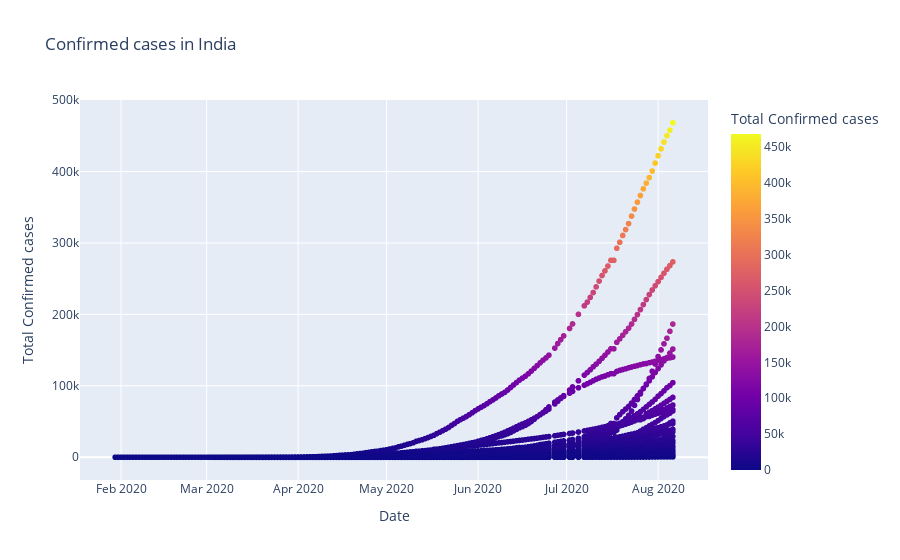

Write notebook code for a chart like this one.
### Code cell
fig=plt.figure(figsize=(10,5),dpi=200)
axes=fig.add_axes([0.1,0.1,0.8,0.8])
axes.plot(df["Date"],df["Total Confirmed cases"],color='blue',marker='*')
axes.set_xlabel("Date")
axes.set_ylabel("Total Confirmed cases")
axes.set_title("Confirmed cases in India")
plt.show()


fig=px.scatter(df,x="Date",y="Total Confirmed cases",color='Total Confirmed cases',title='Confirmed cases in India')
fig.show()

### Figure 1 — Plotly figure (JSON) as saved in the notebook; plotly's stock layout.template omitted (floating-point values rounded to 4 significant figures; data arrays with more than 128 entries replaced by an {"elided": "..."} marker saying what was removed)
{"data": [{"hovertemplate": "Date=%{x}<br>Total Confirmed cases=%{marker.color}<extra></extra>", "legendgroup": "", "marker": {"color": {"elided": "4692 int values"}, "coloraxis": "coloraxis", "symbol": "circle"}, "mode": "markers", "name": "", "showlegend": false, "type": "scattergl", "x": {"elided": "4692 str values"}, "xaxis": "x", "y": {"elided": "4692 int values"}, "yaxis": "y"}], "layout": {"coloraxis": {"colorbar": {"title": {"text": "Total Confirmed cases"}}, "colorscale": [[0, "#0d0887"], [0.1111, "#46039f"], [0.2222, "#7201a8"], [0.3333, "#9c179e"], [0.4444, "#bd3786"], [0.5556, "#d8576b"], [0.6667, "#ed7953"], [0.7778, "#fb9f3a"], [0.8889, "#fdca26"], [1, "#f0f921"]]}, "legend": {"tracegroupgap": 0}, "title": {"text": "Confirmed cases in India"}, "xaxis": {"anchor": "y", "domain": [0, 1], "title": {"text": "Date"}}, "yaxis": {"anchor": "x", "domain": [0, 1], "title": {"text": "Total Confirmed cases"}}}}
